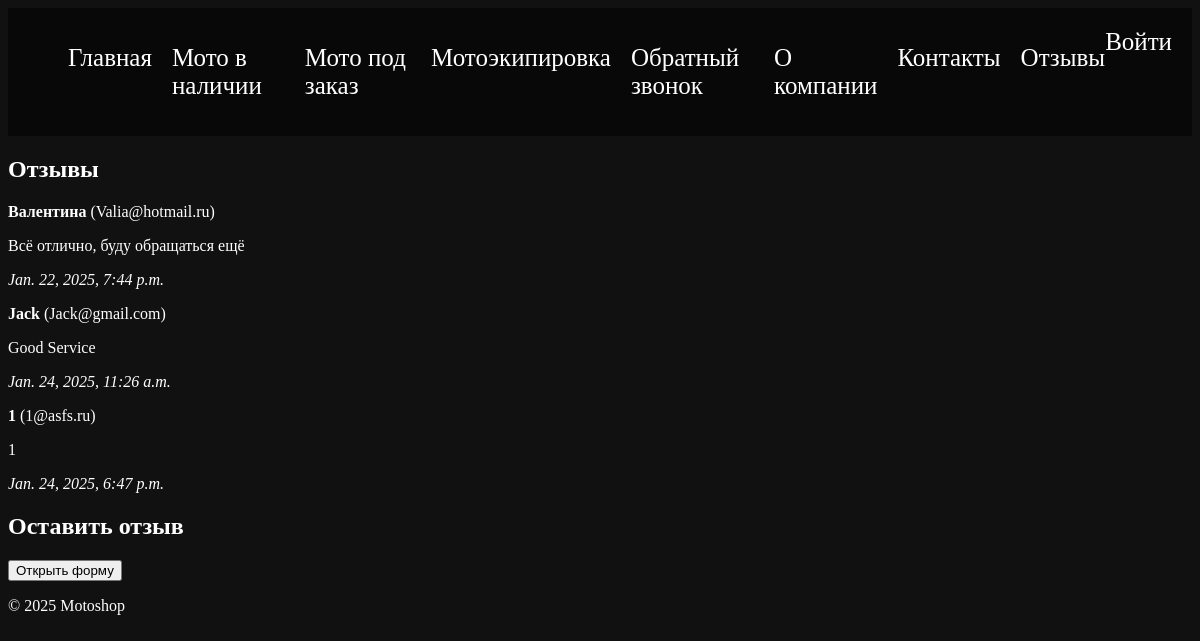
The page /comments/comments/ on the database as committed earlier.
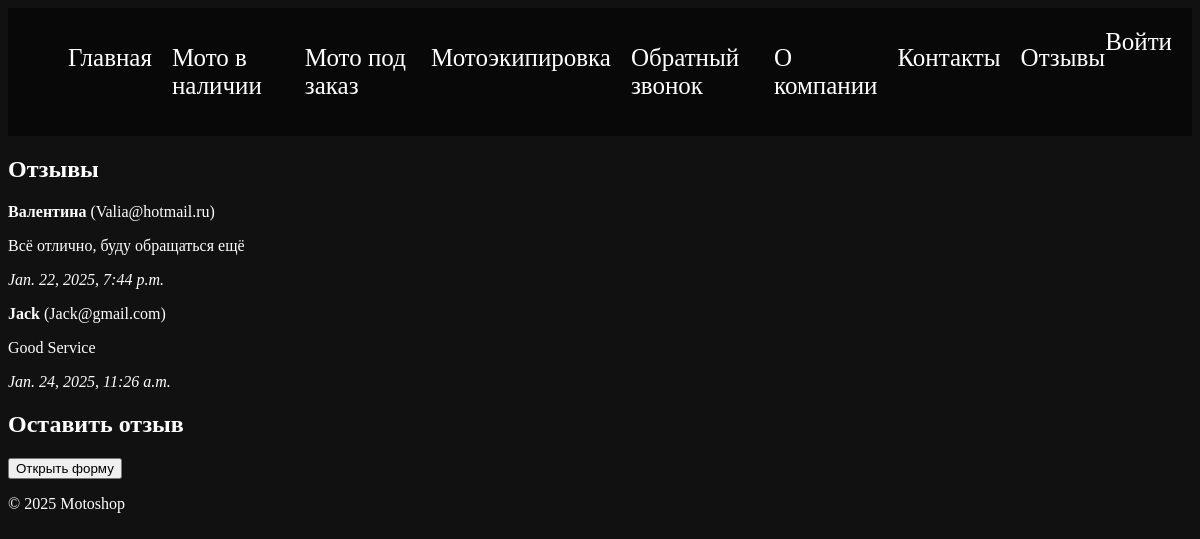
The same page on the database as committed later.
### comments/models.py (models this page shows, shortened)
class Comment(models.Model):
    name = models.CharField(max_length=100)
    email = models.EmailField()
    text = models.TextField()
    created_at = models.DateTimeField(auto_now_add=True)

### comments/views.py (the view)
# urls.py: path('comments/', views.comments_page, name='comments'),
def comments_page(request):
    comments = Comment.objects.all()
    if request.method == 'POST':
        form = CommentForm(request.POST)
        if form.is_valid():
            form.save()  # Сохраняем новый комментарий
            return redirect('comments')  # Перенаправляем на ту же страницу
    else:
        form = CommentForm()
    return render(request, 'main/comments.html', {
        'comments': comments,
        'form': form,
    })

### main/templates/main/comments.html (shortened to what this page needs)
{% load static %}
<!DOCTYPE html>
<html lang="ru">
<head>
    <link rel="stylesheet" href="{% static 'css/styles.css' %}">
</head>
<body>
    <header>
        <nav>
            <ul>
                <li><a href="{% url 'index' %}">Главная</a></li>
                <li><a href="{% url 'in_stock' %}">Мото в наличии</a></li>
                <li><a href="{% url 'to_order' %}">Мото под заказ</a></li>
                <li><a href="{% url 'equip' %}">Мотоэкипировка</a></li>
                <li><a href="#">Обратный звонок</a></li>
                <li><a href="{% url 'about' %}">О компании</a></li>
                <li><a href="{% url 'contacts' %}">Контакты</a></li>
                <li><a href="{% url 'comments' %}">Отзывы</a></li>
            </ul>
            <a href="#" class="buy-btn">Войти</a>
        </nav>
    </header>
    <main>
        <section class="comments">
            <h1>Отзывы</h1>
            {% for comment in comments %}
                <div class="comment">
                    <p><strong>{{ comment.name }}</strong> ({{ comment.email }})</p>
                    <p>{{ comment.text }}</p>
                    <p><em>{{ comment.created_at }}</em></p>
                </div>
            {% empty %}
                <p>Пока нет отзывов.</p>
            {% endfor %}
        </section>
        <h2>Оставить отзыв</h2>
        <button id="showFormButton">Открыть форму</button>
    </main>
    <footer>
        <p>&copy; 2025 Motoshop</p>
    </footer>
</body>
</html>

### static/css/styles.css (style rules this page uses)
body { background-color: #111; font-family: serif; background-image: url("/static/images/background.jpg"); background-size: cover; background-position: center; background-repeat: no-repeat; color: white; }
header nav { display: flex; justify-content: space-between; padding: 20px; background: rgba(0, 0, 0, 0.5); }
ul { list-style: none; display: flex; gap: 20px; }
a { font-size: 25px; text-decoration: none; color: white; }
section { margin: 20px 0; }

Rows that differ between the two databases and show on the page:
removed Comment: name "1", email "1@asfs.ru", text "1", created_at "Jan. 24, 2025, 6:47 p.m."
